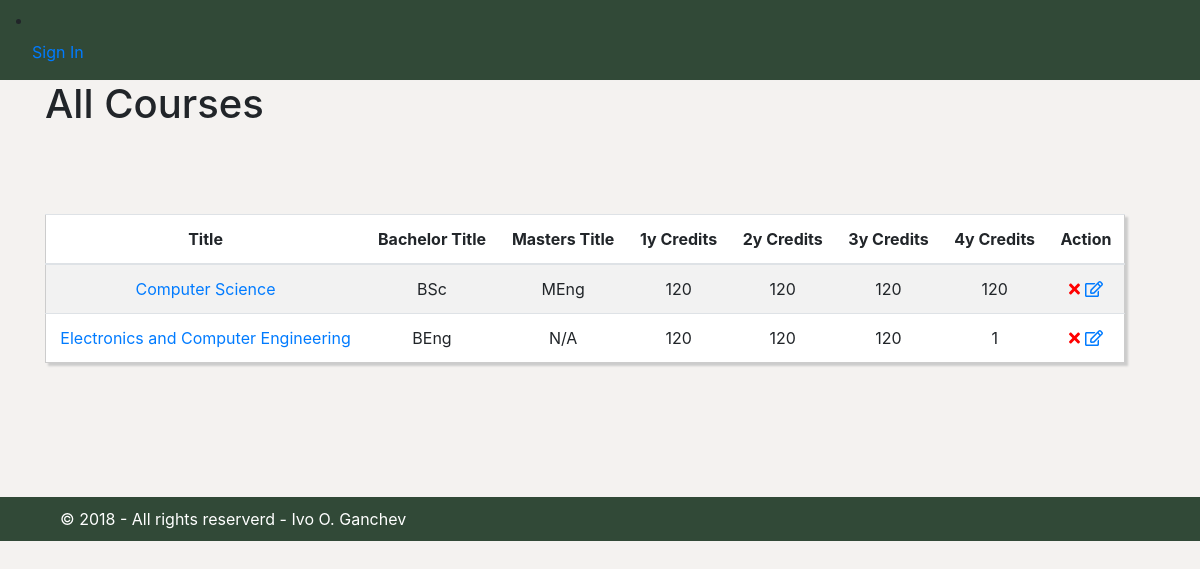
The app's page /display_courses with its own data.
### app/models.py (models this page shows, shortened)
class Course(db.Model):
    __tablename__ = 'courses'
    id = db.Column(db.Integer,primary_key=True)
    course_title = db.Column(db.String(50))
    course_degree_bach = db.Column(db.String(5))
    course_degree_mast = db.Column(db.String(5))
    course_1y_credits = db.Column(db.Integer)
    course_2y_credits = db.Column(db.Integer)
    course_3y_credits = db.Column(db.Integer)
    course_4y_credits = db.Column(db.Integer)
    modules=db.relationship('Module', secondary=compulsory_modules, backref='compulsory_for_courses' )
    optional_modules=db.relationship('Module', secondary=optional_modules, backref='optional_for_courses' )

### app/views.py (the view)
@login_required
@app.route('/display_courses', methods=['GET', 'POST'])
def display_courses():
    user = current_user
    all_courses = models.Course.query.all()
    return render_template('/display_courses.html',
                            title='Display Courses',
                            courses = all_courses,
                            user = user
                            )

### app/views.py (called while the page is built)
@app.before_request
def before_request():
   guest = current_user

### app/templates/display_courses.html (shortened to what this page needs)
{% extends "base.html" %}
{% block content %}
    <div class="container">
        <div class="row">
            <div class="col-md-offset-5 col-md-4">
                <h1>All Courses</h1><br>
            </div>
        </div>
            <div class="row col-md-12 custyle">
            <table class="table table-striped custab">
              <thead>
                  <tr>
                      <th>Title</th>
                      <th>Bachelor Title</th>
                      <th>Masters Title</th>
                      <th>1y Credits</th>
                      <th>2y Credits</th>
                      <th>3y Credits</th>
                      <th>4y Credits</th>
                      <th class="text-center">Action</th>
                  </tr>
              </thead>
              <tbody>
                  {% for course in courses %}
                      <tr>
                          <td ><a id="course{{course.id}}title" href="/display_course_details/{{course.id}}">
                              {{ course.course_title }}</a>
                          </td>
                          <td>{{course.course_degree_bach}}</td>
                          <td>{{course.course_degree_mast}}</td>
                          <td>{{course.course_1y_credits}}</td>
                          <td>{{course.course_2y_credits}}</td>
                          <td>{{course.course_3y_credits}}</td>
                          <td>{{course.course_4y_credits}}</td>
                          <td>
                            <a href="/display_courses/{{course.id}}"><span class="fa fa-times"></span></a>
                            <a id="edit_course_link" href="/edit_course_details/{{course.id}}"><span class="far fa-edit"></span></a>
                          </td>
                      </tr>
                  {% endfor %}
              </tbody>
            </table>
            </div>
        </div>
{% endblock %}

### app/static/css/base.css (style rules this page uses)
.fa-times { color: red; }
body { background-color: #f4f2f0; }
.custab { border: 1px solid #ccc; padding: 5px; margin: 5% 0; box-shadow: 3px 3px 2px #ccc; transition: 0.5s; background-color: #fff; }
.custab td, th { text-align: center; }

### records on screen
Course: course_title "Computer Science", course_degree_bach "BSc", course_degree_mast "MEng", course_1y_credits "120", course_2y_credits "120", course_3y_credits "120", course_4y_credits "120"
Course: course_title "Electronics and Computer Engineering", course_degree_bach "BEng", course_degree_mast "N/A", course_1y_credits "120", course_2y_credits "120", course_3y_credits "120", course_4y_credits "1"
